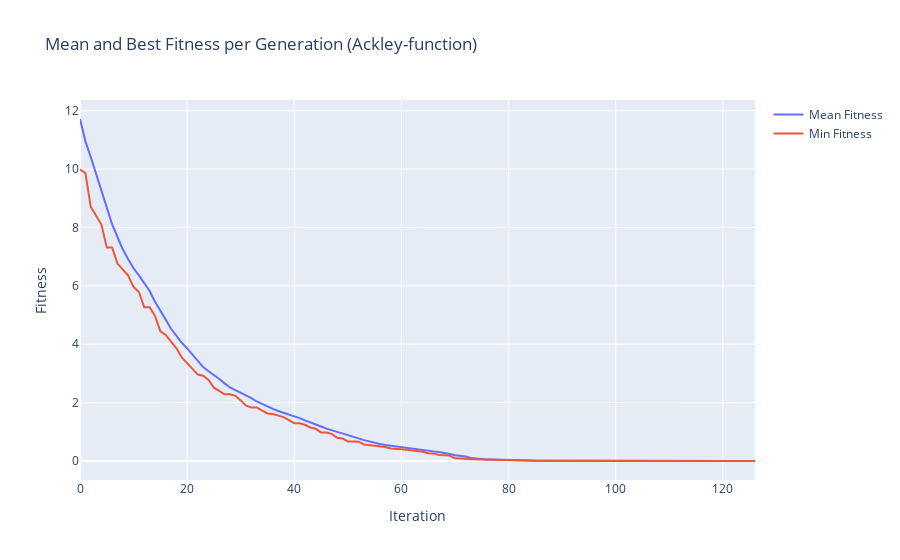

Notebook code cell kept with this figure:
### Code cell
title = f'Mean and Best Fitness per Generation ({params_0["function"]}-{params_0["cost_function_type"]})'

exp_mean_n_best_fit_per_ite(output_data_0, title)
